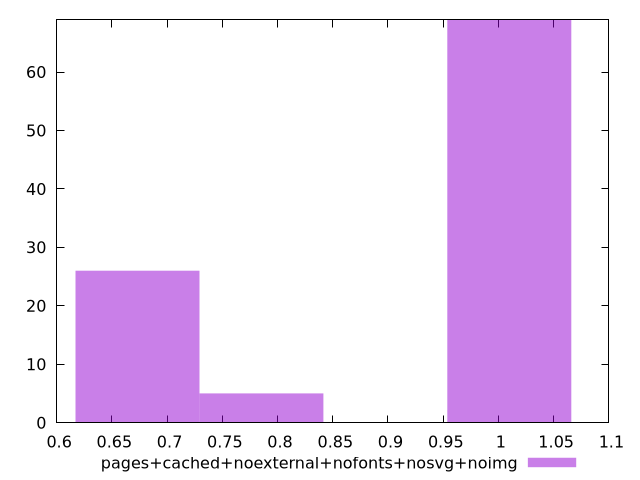

gnuplot code for this plot:
$_pagesCachedNoexternalNofontsNosvgNoimg <<EOF
1.0098412824324787 69
0.6732275216216526 26
0.7854321085585946 5
EOF
set key outside below
set terminal pngcairo
set output "report_00005_2020-11-02T22-26-11.212Z/render-blocking-resources/pages+cached+noexternal+nofonts+nosvg+noimg//hist.png"
set yrange [0:69]
set boxwidth 0.11220458693694209
set style fill transparent solid 0.5 noborder
plot $_pagesCachedNoexternalNofontsNosvgNoimg title "pages+cached+noexternal+nofonts+nosvg+noimg" with boxes ,
